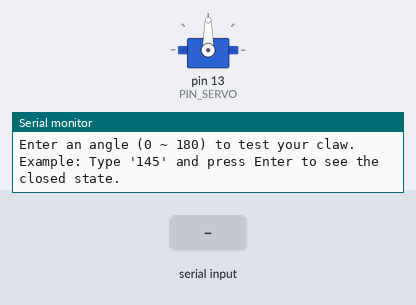
Bench run of a sketch on a simulated Arduino Uno, built with avr-gcc and run on an emulated ATmega328P. Parts: servo, the last lines printed to the serial monitor. The inputs (shaded band) are chosen by the test bench.

Above: at 1.2 s.
1.3 s: "30,150\n" received over Serial
At 2.4 s:
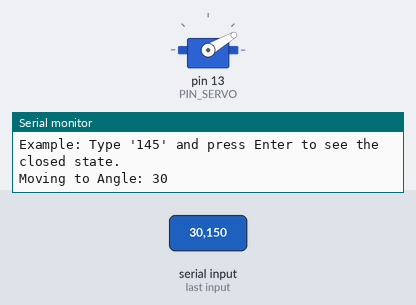
2.8 s: "5\n" received over Serial
At 3.5 s:
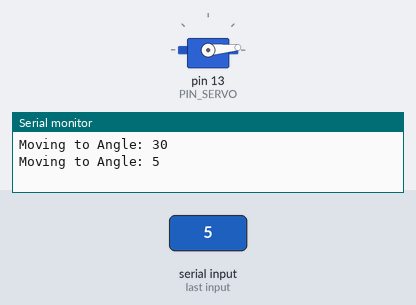
4.3 s: "90,45\n" received over Serial
At 4.6 s:
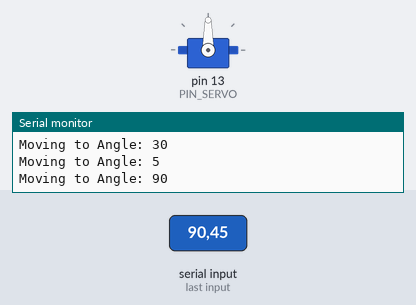
Timing chart, 0 to 7.3 s (numbered marks = the images above; inputs shaded):
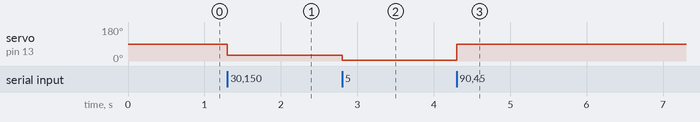

Measured:
- after the input at 1.3 s, servo on pin 13 (PIN_SERVO): 90° → 30° at once
- after the input at 2.8 s, servo on pin 13 (PIN_SERVO): 30° → 5° at once
- after the input at 4.3 s, servo on pin 13 (PIN_SERVO): 5° → 90° at once

The sketch:

servo_test.ino
```cpp
#include <Servo.h>

Servo myServo;
const int PIN_SERVO = 13;

void setup() {
  Serial.begin(115200);

  myServo.write(90);
  myServo.attach(PIN_SERVO);

  Serial.println("=== Claw Angle Test (180 Degree Servo) ===");
  Serial.println("Waiting for manual input...");
  Serial.println("Enter an angle (0 ~ 180) to test your claw.");
  Serial.println("Example: Type '145' and press Enter to see the closed state.");
}

void loop() {
  if (Serial.available() > 0) {
    int angle = Serial.parseInt();

    if (angle >= 0 && angle <= 180) {
      Serial.print("Moving to Angle: ");
      Serial.println(angle);

      myServo.write(angle);
    } else if (angle != 0) {
      Serial.println("Please enter a valid angle (0~180).");
    }

    while(Serial.available() > 0) {
      char t = Serial.read();
    }
  }
}
```
